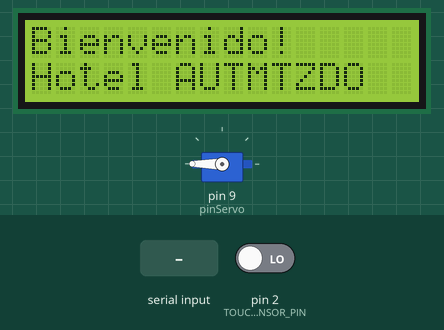
This sketch was run on a simulated Arduino Uno, built with avr-gcc and run on an emulated ATmega328P. On the bench: servo, 16×2 character LCD. The inputs (shaded band) are chosen by the test bench; at power-on: pin 2 (TOUCH_SENSOR_PIN) LOW. What the sketch prints to the serial monitor is not drawn.

Above: at 1.2 s.
1.3 s: "display\n" received over Serial
At 2.5 s:
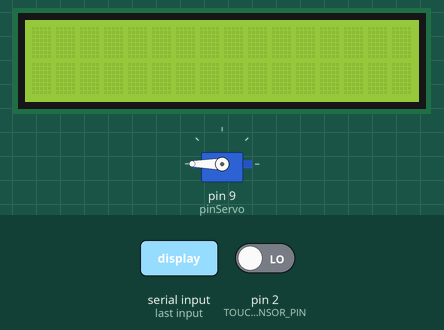
2.8 s: "door:true\n" received over Serial
At 3.5 s:
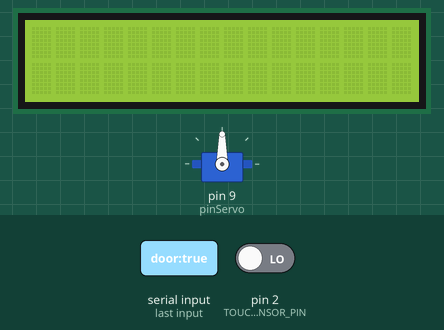
At 6.9 s:
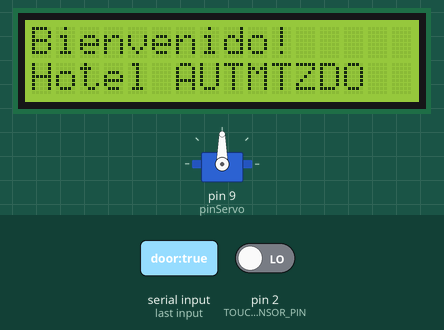
Timing chart, 0 to 9.3 s (numbered marks = the images above; inputs shaded):
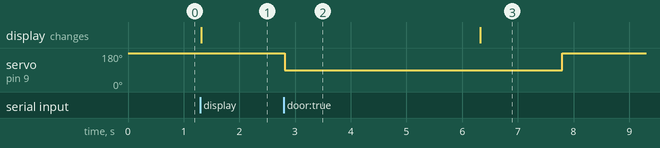

Measured:
- after the input at 1.3 s, the display: changes at once (image 1)
- after the input at 2.8 s, servo on pin 9 (pinServo): 180° → 90° at once, → 180° 5.0 s later

The sketch:

arduino.ino
```cpp
#include <Servo.h>
#include <LiquidCrystal_I2C.h>
// SDA (A4) || SCL (A5)
// La dirección I2C (0x27) y las dimensiones (16 columnas, 2 filas)
LiquidCrystal_I2C lcd(0x27, 16, 2);
bool newData = false;
Servo miServo;
const int pinServo = 9;
const int TOUCH_SENSOR_PIN = 2;

// Variables para control de tiempo sin bloqueo (non-blocking)
unsigned long servoStartTime = 0;
unsigned long lcdStartTime = 0;
bool servoActive = false;
bool lcdActive = false;
const unsigned long SERVO_DURATION = 5000; // 5 segundos
const unsigned long LCD_DURATION = 5000;   // 5 segundos

void setup() {
  miServo.attach(pinServo);
  Serial.begin(9600);
  pinMode(TOUCH_SENSOR_PIN, INPUT);

  miServo.write(180);

  // Inicializar el LCD
  lcd.init();
  lcd.backlight();
  lcd.clear();

  // Mostrar mensaje inicial de bienvenida
  lcd.setCursor(0, 0);
  lcd.print("Bienvenido!");
  lcd.setCursor(0, 1);
  lcd.print("Hotel AUTMTZDO");

  Serial.println("Arduino listo. Envia texto por el Monitor Serial.");
}

void loop() {
  unsigned long currentTime = millis();

  // Control del servo (sin bloqueo)
  if (servoActive) {
    if (currentTime - servoStartTime >= SERVO_DURATION) {
      // Tiempo completado, cerrar puerta
      miServo.write(180);
      servoActive = false;
      Serial.println("Puerta cerrada");
    }
  }

  // Control del LCD (sin bloqueo)
  if (lcdActive) {
    if (currentTime - lcdStartTime >= LCD_DURATION) {
      // Tiempo completado, limpiar LCD y mostrar bienvenida
      lcd.clear();
      lcd.setCursor(0, 0);
      lcd.print("Bienvenido!");
      lcd.setCursor(0, 1);
      lcd.print("Hotel AUTMTZDO");
      lcdActive = false;
    }
  }

  // Comprueba si hay datos disponibles en el puerto serial
  if (Serial.available()) {
    // Lee toda la línea de entrada hasta el carácter de nueva línea
    String command = Serial.readStringUntil('\n');

    // Convertimos a minúsculas y eliminamos espacios por si acaso
    command.toLowerCase();
    command.trim();

    // Comando para abrir puerta (funciona en paralelo con LCD)
    if (command == "door:true") {
      miServo.write(90);
      servoStartTime = currentTime;
      servoActive = true;
      Serial.println("Abriendo puerta");
    }

    // Comando para mostrar en LCD (funciona en paralelo con servo)
    if (command.startsWith("display")){
      Serial.println(command);

      // Limpia la pantalla para eliminar cualquier texto anterior
      lcd.clear();

      // Calcula la longitud de la cadena
      int stringLength = command.length() - 8;

      // Muestra la primera línea (primeros 16 caracteres)
      String line1 = command.substring(8, min(stringLength+8, 24));
      lcd.setCursor(0, 0);
      lcd.print(line1);

      // Si la cadena es más larga, muestra la segunda línea (caracteres 16 a 32)
      if (stringLength > 16) {
        String line2 = command.substring(24, min(stringLength+8, 40));
        lcd.setCursor(0, 1);
        lcd.print(line2);
      }

      // Activar temporizador del LCD
      lcdStartTime = currentTime;
      lcdActive = true;

      // Imprime la cadena en el monitor serial para confirmación
      Serial.print("Mostrando en LCD: ");
      Serial.println(command);

      // Se reinicia la bandera DESPUÉS de mostrar el mensaje
      newData = false;
    }
  }

  // Leer sensor táctil
  int touchState = digitalRead(TOUCH_SENSOR_PIN);
  if (touchState == HIGH) {
    Serial.println("camera:true");
  }
}
```
